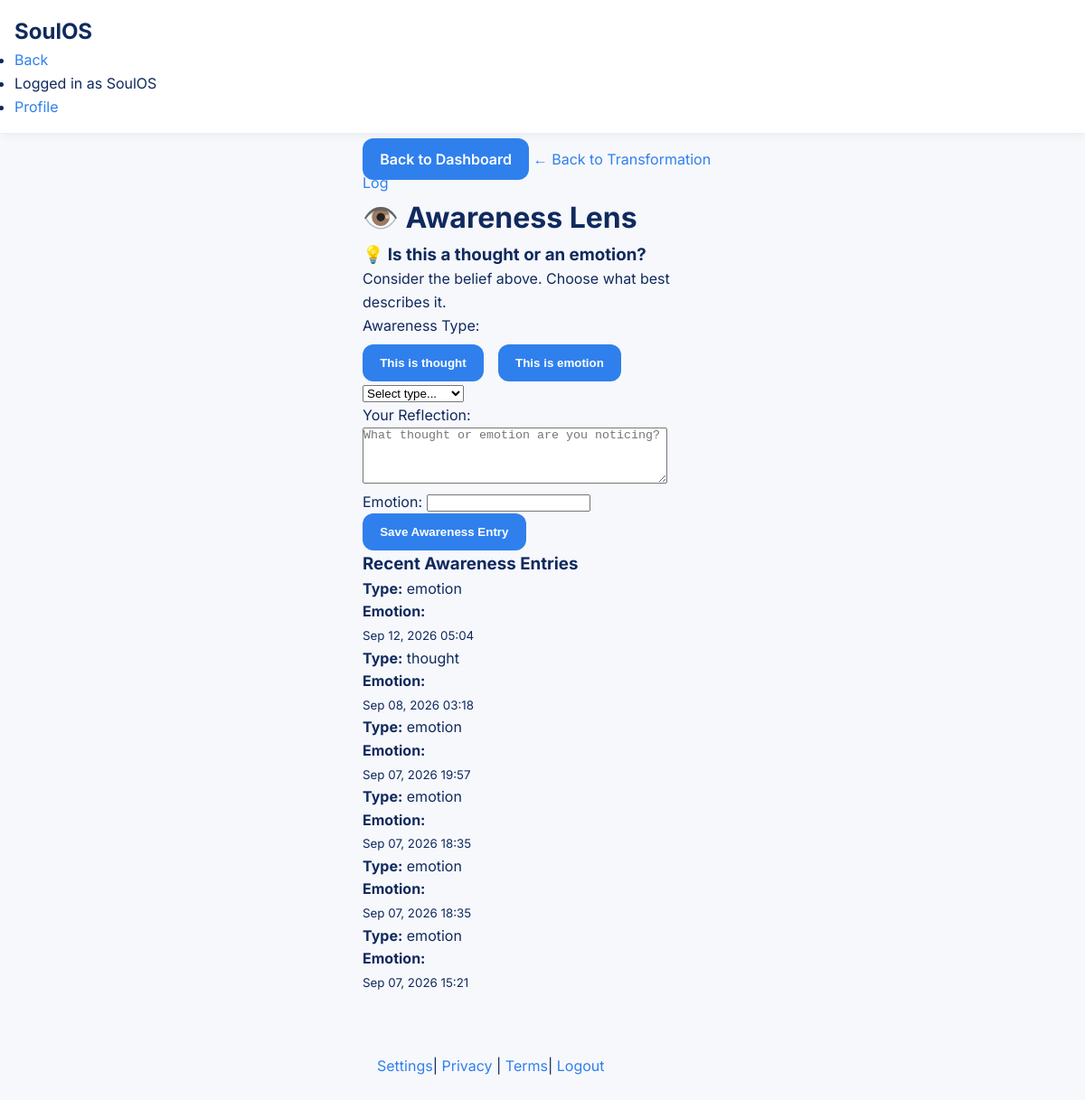
/core-healing-path/stage/awareness-lens/ (signed in), run on an earlier commit of the app's database.
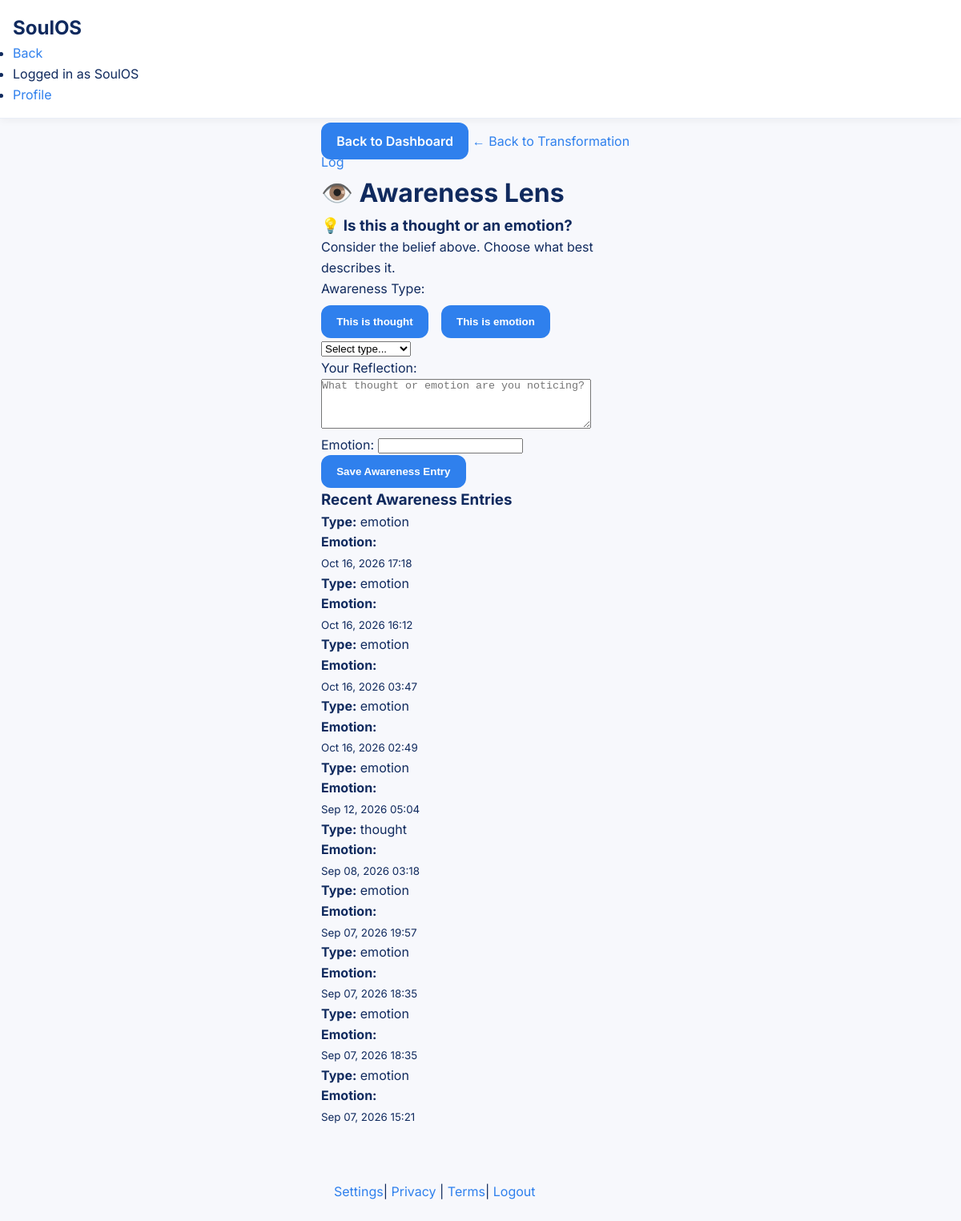
And on a later commit of the database.
### Core_healing_path/models.py (models this page shows, shortened)
class HealingLog(models.Model):
    user = models.ForeignKey(
        User, on_delete=models.CASCADE, related_name="healing_logs"
    )
    stage = models.CharField(max_length=50, choices=STAGE_CHOICES)
    entry = models.TextField()
    intensity = models.PositiveSmallIntegerField(default=5)
    trigger = models.CharField(max_length=100, blank=True)
    emotion = models.CharField(max_length=100, blank=True)
    limiting_belief = models.CharField(max_length=255, blank=True)
    custom_affirmation = models.CharField(max_length=255, blank=True)
    reframe = models.CharField(max_length=255, blank=True)
    coping_strategy = models.CharField(max_length=100, blank=True)
    ritual = models.CharField(max_length=100, blank=True)
    gratitude_notes = models.TextField(blank=True)
    insight_type = models.CharField(max_length=100, blank=True)
    clarity_notes = models.TextField(blank=True)
    awareness_type = models.CharField(max_length=20, blank=True)
    parent_log = models.ForeignKey(
        "self",
        on_delete=models.SET_NULL,
        null=True,
        blank=True,
        related_name="awareness_entries",
    )
    created_at = models.DateTimeField(default=timezone.now)
    class Meta:
        ordering = ["-created_at"]

### Core_healing_path/views.py (the view)
@login_required
def stage_view(request, stage_key):
    stage_name = dict(STAGE_CHOICES).get(stage_key, stage_key)
    if request.method == "POST":
        form_class = FORM_MAP.get(stage_key)
        if not form_class:
            return redirect("core_healing_path_dashboard")
        form = form_class(request.POST)
        if form.is_valid():
            log = form.save(commit=False)
            log.user = request.user
            log.stage = stage_key
            if stage_key == "awareness_lens":
                log.parent_log_id = request.POST.get("parent_log")
            log.save()
            profile = get_or_create_profile(request.user)
            if stage_key == "tension_observer":
                journey = TransformationJourney.objects.create(
                    user=request.user,
                    tension_log=log,
                    current_stage=stage_key,
                    status="active",
                )
                JourneyStage.objects.create(journey=journey, stage=stage_key, log=log)
                advance_journey(journey, log)
                next_stage = get_next_stage(stage_key)
                if next_stage:
                    return redirect(
                        reverse(STAGE_URL_MAP[next_stage]) + f"?tension_log_id={log.id}"
                    )
                return redirect("core_healing_path_dashboard")
            else:
                active_journey = get_active_journey(request.user)
                if active_journey and active_journey.current_stage == stage_key:
                    advance_journey(active_journey, log)
                    if stage_key == "clarity_flow":
                        active_journey.status = "completed"
                        active_journey.completed_at = timezone.now()
                        active_journey.save()
                next_stage = get_next_stage(stage_key)
                if next_stage:
                    return redirect(reverse(STAGE_URL_MAP[next_stage]))
                return redirect("core_healing_path_dashboard")
    else:
        form_class = FORM_MAP.get(stage_key, TensionObserverForm)
        form = form_class(initial={"stage": stage_key})
    logs = HealingLog.objects.filter(user=request.user, stage=stage_key)[:20]
    suggestion = ""
    if stage_key == "thought_analyzer" and logs:
        suggestion = get_stage_suggestion(logs[0])
    tension_log = None
    if stage_key == "awareness_lens":
        tension_log_id = request.GET.get("tension_log_id")
        if tension_log_id:
            tension_log = HealingLog.objects.filter(
                id=tension_log_id, user=request.user, stage="tension_observer"
            ).first()
    context = {
        "stage_key": stage_key,
        "stage_name": stage_name,
        "healing_prompt": HEALING_PROMPTS.get(stage_key, ""),
        "form": form,
        "logs": logs,
        "suggestion": suggestion,
        "stage_choices": STAGE_CHOICES,
        "current_stage_index": TRANSFORMATION_ORDER.index(stage_key),
        "total_stages": len(TRANSFORMATION_ORDER),
        "next_stage_url": STAGE_URL_MAP.get(get_next_stage(stage_key))
        if get_next_stage(stage_key)
        else None,
        "tension_log": tension_log,
    }
    return render(request, f"core_healing_path/stage_{stage_key}.html", context)

### Core_healing_path/forms.py
class AwarenessLensForm(forms.ModelForm):
    emotion = forms.CharField(
        label="Emotion",
        max_length=100,
        required=False,
        widget=EditableSelect(choices=EMOTION_CHOICES, attrs={"class": "form-control"}),
    )
    awareness_type = forms.ChoiceField(
        label="Awareness Type",
        choices=[
            ("", "Select type..."),
            ("thought", "This is thought"),
            ("emotion", "This is emotion"),
        ],
        required=True,
        widget=forms.Select(attrs={"class": "form-control"}),
    )
    class Meta:
        model = HealingLog
        fields = ["stage", "entry", "emotion", "awareness_type"]
        widgets = {
            "stage": forms.HiddenInput(),
            "entry": forms.Textarea(
                attrs={
                    "class": "form-control",
                    "rows": 4,
                    "placeholder": "What thought or emotion are you noticing?",
                }
            ),
        }

### templates/core_healing_path/stage_awareness_lens.html (shortened to what this page needs)
{% extends "base.html" %}
{% load static %}
{% block content %}
<a href="{% url 'core_healing_path:transformation_log' %}">← Back to Transformation Log</a>
<div class="card">
    <h1>👁️ Awareness Lens</h1>
</div>
<div class="card">
    <h3>💡 Is this a thought or an emotion?</h3>
    <p>Consider the belief above. Choose what best describes it.</p>
    <form method="post" action="{% url 'core_healing_path:log_awareness' %}">
        <div class="form-group">
            <label>Awareness Type:</label>
            <div style="display: flex; gap: 1rem; margin-top: 0.5rem;">
                <button type="button" class="btn btn-primary" onclick="selectAwarenessType('thought')">This is thought</button>
                <button type="button" class="btn btn-primary" onclick="selectAwarenessType('emotion')">This is emotion</button>
            </div>
            {{ form.awareness_type }}
        </div>
        <div class="form-group">
            <label for="id_entry">Your Reflection:</label>
            {{ form.entry }}
        </div>
        <div class="form-group">
            <label for="id_emotion">Emotion:</label>
            {{ form.emotion }}
        </div>
        <button type="submit" class="btn btn-primary">Save Awareness Entry</button>
    </form>
</div>
<div class="card">
    <h3>Recent Awareness Entries</h3>
    {% for log in logs %}
        <div class="form-group">
            <p><strong>Type:</strong> <span>{{ log.awareness_type }}</span></p>
            <p><strong>Emotion:</strong> </p>
            <small>{{ log.created_at|date:"M d, Y H:i" }}</small>
        </div>
    {% empty %}
        <p>No awareness entries yet.</p>
    {% endfor %}
</div>
{% endblock %}

What changed in the data, as far as the page shows it:
added HealingLog: awareness_type "emotion", created_at "Oct 16, 2026 17:18"
added HealingLog: awareness_type "emotion", created_at "Oct 16, 2026 16:12"
added HealingLog: awareness_type "emotion", created_at "Oct 16, 2026 03:47"
added HealingLog: awareness_type "emotion", created_at "Oct 16, 2026 02:49"
